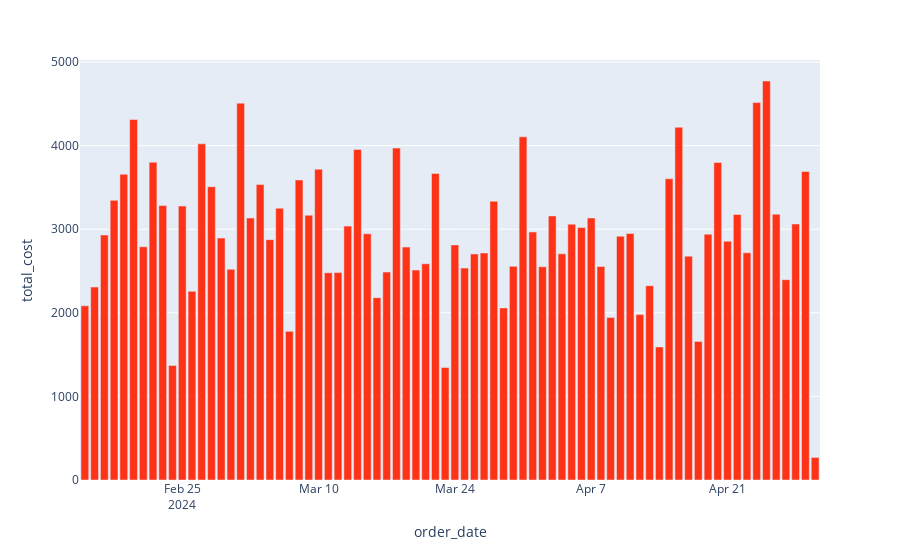

The cell this chart's notebook holds for it:
### Code cell
px.bar(chart_2, x='order_date', y='total_cost', color_discrete_sequence=px.colors.qualitative.Light24)

### Figure 1 — Plotly figure (JSON) as saved in the notebook; plotly's stock layout.template omitted (floating-point values rounded to 4 significant figures)
{"data": [{"alignmentgroup": "True", "hovertemplate": "order_date=%{x}<br>total_cost=%{y}<extra></extra>", "legendgroup": "", "marker": {"color": "#FD3216", "pattern": {"shape": ""}}, "name": "", "offsetgroup": "", "orientation": "v", "showlegend": false, "textposition": "auto", "type": "bar", "x": ["2024-02-15", "2024-02-16", "2024-02-17", "2024-02-18", "2024-02-19", "2024-02-20", "2024-02-21", "2024-02-22", "2024-02-23", "2024-02-24", "2024-02-25", "2024-02-26", "2024-02-27", "2024-02-28", "2024-02-29", "2024-03-01", "2024-03-02", "2024-03-03", "2024-03-04", "2024-03-05", "2024-03-06", "2024-03-07", "2024-03-08", "2024-03-09", "2024-03-10", "2024-03-11", "2024-03-12", "2024-03-13", "2024-03-14", "2024-03-15", "2024-03-16", "2024-03-17", "2024-03-18", "2024-03-19", "2024-03-20", "2024-03-21", "2024-03-22", "2024-03-23", "2024-03-24", "2024-03-25", "2024-03-26", "2024-03-27", "2024-03-28", "2024-03-29", "2024-03-30", "2024-03-31", "2024-04-01", "2024-04-02", "2024-04-03", "2024-04-04", "2024-04-05", "2024-04-06", "2024-04-07", "2024-04-08", "2024-04-09", "2024-04-10", "2024-04-11", "2024-04-12", "2024-04-13", "2024-04-14", "2024-04-15", "2024-04-16", "2024-04-17", "2024-04-18", "2024-04-19", "2024-04-20", "2024-04-21", "2024-04-22", "2024-04-23", "2024-04-24", "2024-04-25", "2024-04-26", "2024-04-27", "2024-04-28", "2024-04-29", "2024-04-30"], "xaxis": "x", "y": [2084, 2308, 2930, 3345, 3657, 4313, 2790, 3801, 3284, 1370, 3277, 2258, 4021, 3508, 2894, 2520, 4508, 3134, 3534, 2875, 3251, 1778, 3589, 3167, 3718, 2479, 2481, 3037, 3953, 2945, 2181, 2487, 3971, 2786, 2511, 2587, 3667, 1346, 2812, 2535, 2704, 2716, 3334, 2059, 2556, 4105, 2966, 2551, 3159, 2705, 3060, 3020, 3134, 2554, 1943, 2917, 2949, 1979, 2324, 1592, 3603, 4220, 2677, 1658, 2941, 3799, 2856, 3176, 2717, 4515, 4773, 3179, 2396, 3062, 3691, 270], "yaxis": "y"}], "layout": {"autosize": true, "barmode": "relative", "legend": {"tracegroupgap": 0}, "margin": {"t": 60}, "xaxis": {"anchor": "y", "autorange": true, "domain": [0, 1], "range": ["2024-02-14 12:00", "2024-04-30 12:00"], "title": {"text": "order_date"}, "type": "date"}, "yaxis": {"anchor": "x", "autorange": true, "domain": [0, 1], "range": [0, 5024.0], "title": {"text": "total_cost"}, "type": "linear"}}}
